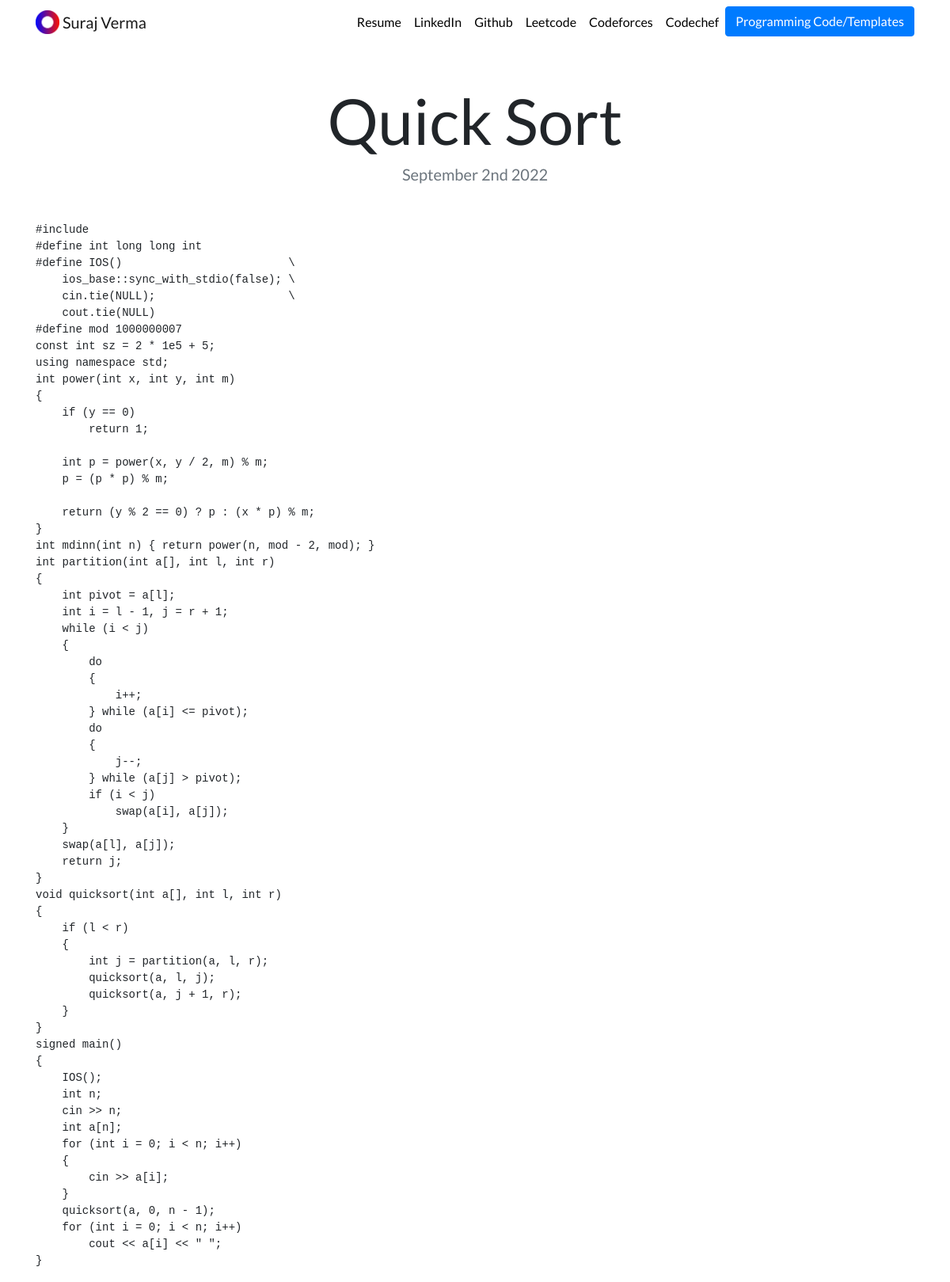
The app's page /blog/4/ with its own data.
### blog/models.py (models this page shows, shortened)
class Blog(models.Model):
    title = models.CharField(max_length=200)
    description = models.TextField()
    date = models.DateField()

### blog/views.py (the view)
# urls.py: path('<int:blog_id>/', views.detail, name='detail'),
def detail(request, blog_id):
    blog = get_object_or_404(Blog, pk=blog_id)
    return render(request, 'blog/detail.html', {'blog': blog})

### blog/templates/blog/detail.html
{% extends "portfolio/base.html" %}
{% load static %}
{% block content %}
<h1 class="text-center mt-5" id="blogdetailtitle">{{ blog.title }}</h1>
<h5 class="text-center text-muted mb-5">{{ blog.date|date:'F jS Y' }}</h5>
{{ blog.description|safe }}
{% endblock %}

### portfolio/static/portfolio/custom.css (style rules this page uses)
body { font-family: 'Lato', sans-serif; }
@media (min-width: 992px) { #blogdetailtitle { font-size: 5rem; } }

### records on screen
Blog: title "Quick Sort", date "September 2nd 2022", description "#include #define int long long int #define IOS() \\ ios_base::sync_with_stdio(false); \\ cin.tie(NULL); \\ cout.tie(NULL) #define mod 1000000007 const int sz = 2 * 1e5 + 5; using namespace std; int power(int x, int y, int m) { if (y == 0) return 1; int p = power(x, y / 2, m) % m; p = (p * p) % m; return (y % 2 == 0) ? p : (x * p) % m; } int mdinn(int n) { return power(n, mod - 2, mod); } int partition(int a[], int l, int r) { int pivot = a[l]; int i = l - 1, j = r + 1; while (i < j) { do { i++; } while (a[i] <= pivot); do { j--; } while (a[j] > pivot); if (i < j) swap(a[i], a[j]); } swap(a[l], a[j]); return j; } void quicksort(int a[], int l, int r) { if (l < r) { int j = partition(a, l, r);…"
